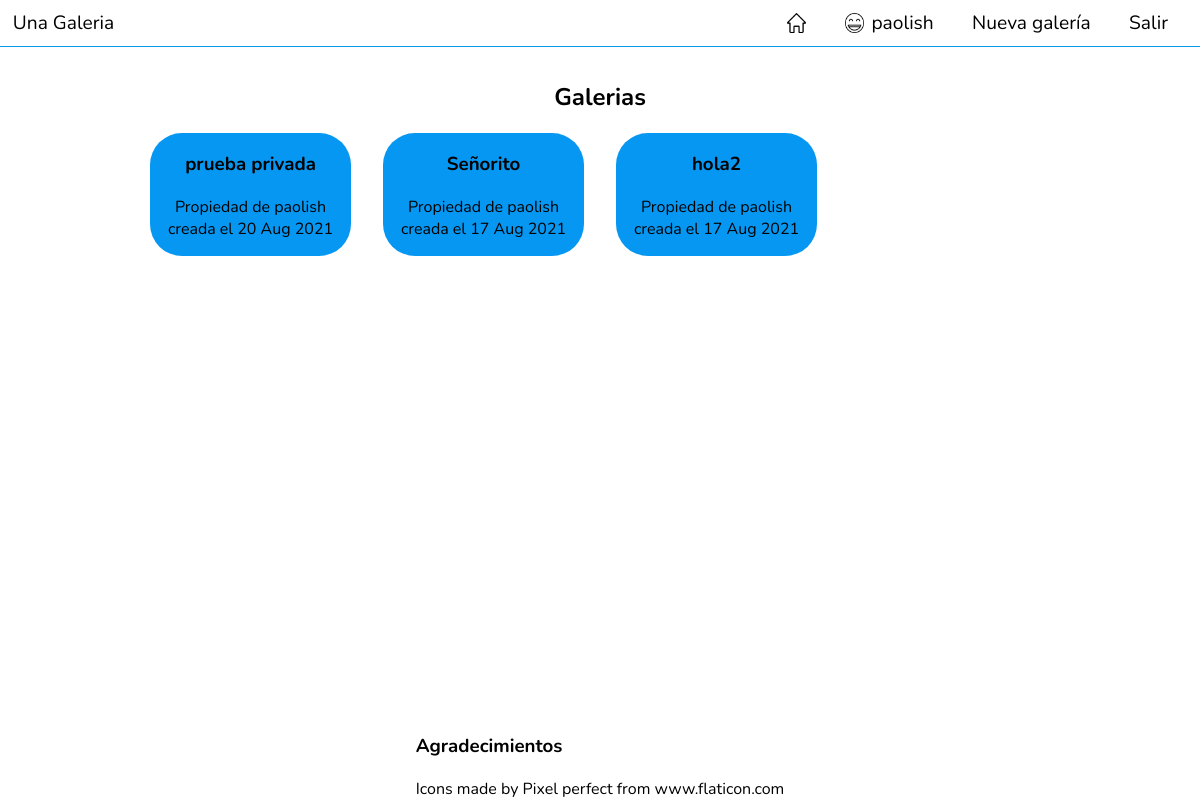
/ (signed in), run on the app's committed database.
### tables this page shows
CREATE TABLE `Galerias` (
  `id_galeria` int(11) NOT NULL,
  `nombre` varchar(30) NOT NULL,
  `propietario` varchar(20) NOT NULL,
  `tipo_de_galeria` varchar(20) NOT NULL DEFAULT 'Publica',
  `fecha_creacion` date NOT NULL DEFAULT curdate(),
  `ultima_actualizada` timestamp NOT NULL DEFAULT current_timestamp() ON UPDATE current_timestamp()
);

### modelos.php (called while the page is built, shortened)
<?php session_start();
class Conexion_BD
{
  public static function conectar()
  {
    $link = new mysqli($_SERVER['SERVER_NAME'], "root", "", "galeria");
    if ($link->connect_error) {
      throw new Exception("Fallo conectando a SQL: " . $link->connect_error, 50);
    } else {
      return $link;
    }
  }
  public static function encuentra_galerias_publicas($id_usuario)
  {
    $galerias = array();
    $link = Conexion_BD::conectar();
    if (isset($id_usuario['id']) and $id_usuario['id'] != '') {
      $sql = $link->prepare("SELECT * FROM Galerias WHERE tipo_de_galeria LIKE 'Publica' OR tipo_de_galeria LIKE 'Propia' OR (tipo_de_galeria LIKE 'Privada' AND propietario LIKE ?)");
      $sql->bind_param("s", $id_usuario['id']);
    } else {
      $sql = $link->prepare("SELECT * FROM Galerias WHERE tipo_de_galeria LIKE 'Publica' OR tipo_de_galeria LIKE 'Propia'");
    }
    $sql->execute();
    $sql->bind_result($id_galeria, $nombre, $propietario, $tipo_de_galeria, $fecha_creacion, $ultima_actualizada);
    while ($sql->fetch()) {
      $galeria = new Galeria($id_galeria, $nombre, $propietario, $tipo_de_galeria, $fecha_creacion, $ultima_actualizada);
      array_push($galerias, $galeria);
    }
    return $galerias;
  }
}
class Galeria
{
  private $id_galeria;
  private $nombre;
  private $propietario;
  private $fecha_creacion;
  public function __construct($id_galeria, $nombre, $propietario, $tipo, $fecha_creacion, $ultima_actualizacion)
  {
    $this->id_galeria = $id_galeria;
    $this->nombre = $nombre;
    $this->propietario = $propietario;
    $this->fecha_creacion = $fecha_creacion;
  }
  public function get_id()
  {
    return $this->id_galeria;
  }
  public function get_nombre()
  {
    return $this->nombre;
  }
  public function get_propietario()
  {
    return $this->propietario;
  }
  public function get_fecha_creacion()
  {
    $fecha = DateTime::createFromFormat("Y-m-d", $this->fecha_creacion);
    return $fecha->format("d M Y");
  }
}

### vistas/mini-galerias.php (the view)
<a href="./galeria.php?id=<?php echo $galeria->get_id(); ?>">
  <article class="mini-galeria">
    <section class="titulo-galeria">
      <h3><?php echo $galeria->get_nombre(); ?></h3>
    </section>
    <section class="info-galeria">
      <p>Propiedad de <?php echo $galeria->get_propietario(); ?> creada el <?php echo $galeria->get_fecha_creacion(); ?></p>
    </section>
  </article>
</a>

### index.php
<?php
include './modelos.php';
include './vistas/header.php';
$id_usuario = array();
if (isset($_SESSION['id_usuario']) and $_SESSION['id_usuario'] != "") {
  $id_usuario['id'] = $_SESSION['id_usuario'];
}
$galerias = Conexion_BD::encuentra_galerias_publicas($id_usuario);
?>
<h2>Galerias</h2>
<section id="galerias">
  <?php
  foreach ($galerias as $galeria) {
    include('./vistas/mini-galerias.php');
  } ?>
</section>
<?php include './vistas/footer.php'; ?>

### css/galeria.css (style rules this page uses)
:root { font-family: "Nunito", sans-serif; --color-principal: #0597f2; --color-de-fondo: white; }
body { width: 100%; margin: 0%; padding: 0%; display: flex; flex-direction: column; align-items: center; justify-content: space-between; min-height: 100vh; }
a:-webkit-any-link { color: inherit; text-decoration: none; }
section#galerias { display: grid; width: 75vw; grid-template-columns: repeat(1, 1fr 1fr 1fr 1fr); grid-gap: 2em; }
article.mini-galeria { border-radius: 2em; display: flex; flex-direction: column; align-items: center; background-color: var(--color-principal); }
article.mini-galeria p { margin-top: 0; }

### data on the page
galerias: nombre "prueba privada", propietario "paolish", fecha_creacion "20 Aug 2021"
galerias: nombre "Señorito", propietario "paolish", fecha_creacion "17 Aug 2021"
galerias: nombre "hola2", propietario "paolish", fecha_creacion "17 Aug 2021"

### other printed values
$_SESSION['id_usuario'] "paolish"
